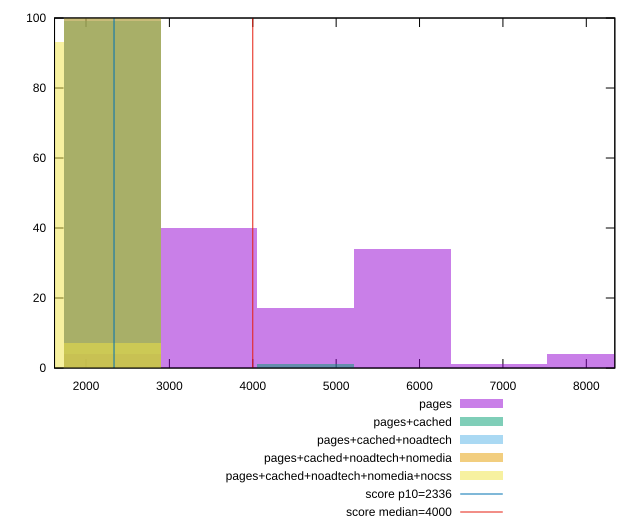

Recreate this plot in gnuplot.
reset

$pages <<EOF
3475.322926029292 40
4633.763901372389 17
5792.2048767154865 34
6950.645852058584 1
8109.086827401681 4
2316.8819506861946 4
EOF

$pagesCached <<EOF
4633.763901372389 1
2316.8819506861946 99
EOF

$pagesCachedNoadtech <<EOF
2316.8819506861946 100
EOF

$pagesCachedNoadtechNomedia <<EOF
2316.8819506861946 100
EOF

$pagesCachedNoadtechNomediaNocss <<EOF
2316.8819506861946 7
1158.4409753430973 93
EOF

set key outside below
set boxwidth 1158.4409753430973
set xrange [1622.5395000000003:8342.033]
set yrange [0:100]
set trange [0:100]
set style fill transparent solid 0.5 noborder

set parametric
set terminal svg size 640, 530 enhanced background rgb 'white'
set output "report_00009_2021-02-08T22-37-41.559Z/first-meaningful-paint/comparison/histogram/all_raw.svg"

plot $pages title "pages" with boxes, \
     $pagesCached title "pages+cached" with boxes, \
     $pagesCachedNoadtech title "pages+cached+noadtech" with boxes, \
     $pagesCachedNoadtechNomedia title "pages+cached+noadtech+nomedia" with boxes, \
     $pagesCachedNoadtechNomediaNocss title "pages+cached+noadtech+nomedia+nocss" with boxes, \
     2336,t title "score p10=2336", \
     4000,t title "score median=4000"

reset
